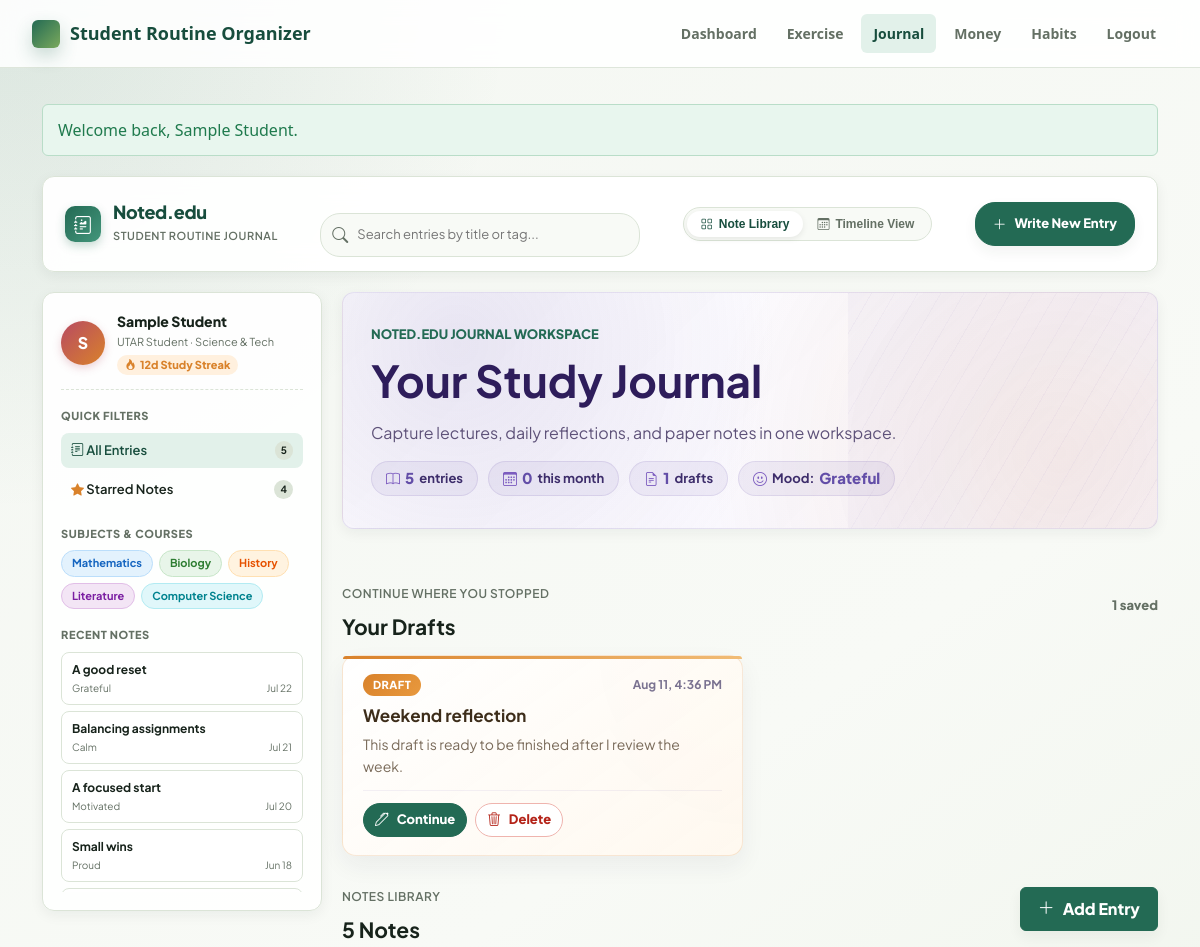
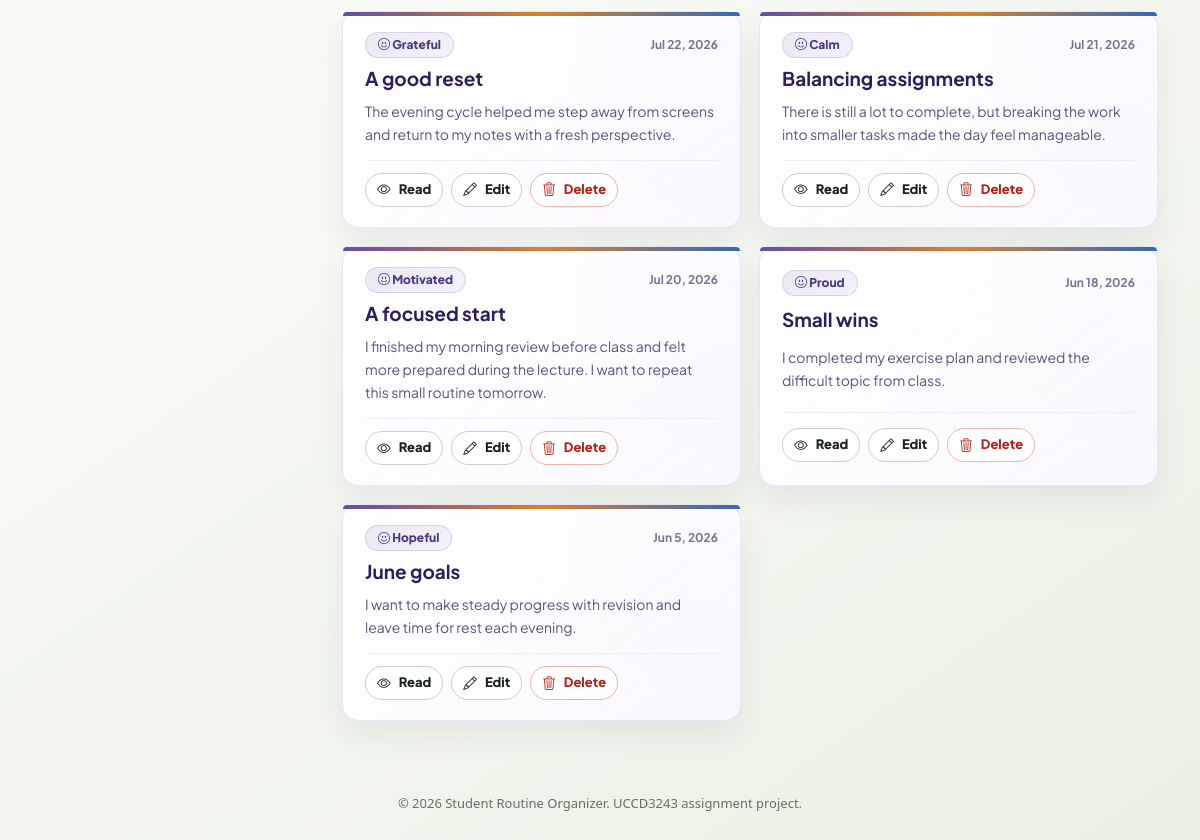
Page /modules/journal/index.php (signed in) on the committed database (2 pictures, top to bottom).
### tables this page shows
CREATE TABLE journal_entries (
  journal_id INT AUTO_INCREMENT PRIMARY KEY,
  user_id INT NOT NULL,
  title VARCHAR(120) NOT NULL,
  content TEXT NOT NULL,
  mood_status VARCHAR(50) NOT NULL,
  entry_date DATE NOT NULL,
  subject VARCHAR(50) NOT NULL DEFAULT 'General',
  weather VARCHAR(50) NOT NULL DEFAULT '☀️ Sunny',
  tags VARCHAR(255) NOT NULL DEFAULT '',
  paper_style VARCHAR(50) NOT NULL DEFAULT 'lined',
  starred TINYINT(1) NOT NULL DEFAULT 0,
  canvas_json MEDIUMTEXT DEFAULT NULL,
  created_at TIMESTAMP DEFAULT CURRENT_TIMESTAMP,
  updated_at TIMESTAMP DEFAULT CURRENT_TIMESTAMP ON UPDATE CURRENT_TIMESTAMP,
  CONSTRAINT fk_journal_user
    FOREIGN KEY (user_id) REFERENCES users(user_id)
    ON DELETE CASCADE,
  INDEX idx_journal_user_date (user_id, entry_date),
  INDEX idx_journal_mood (mood_status)
);

CREATE TABLE journal_drafts (
  draft_id INT AUTO_INCREMENT PRIMARY KEY,
  user_id INT NOT NULL,
  title VARCHAR(120) NOT NULL DEFAULT '',
  content TEXT NOT NULL,
  mood_status VARCHAR(50) NOT NULL DEFAULT '',
  entry_date DATE NULL,
  template_key VARCHAR(32) NOT NULL DEFAULT 'blank',
  subject VARCHAR(50) NOT NULL DEFAULT 'General',
  weather VARCHAR(50) NOT NULL DEFAULT '☀️ Sunny',
  tags VARCHAR(255) NOT NULL DEFAULT '',
  paper_style VARCHAR(50) NOT NULL DEFAULT 'lined',
  starred TINYINT(1) NOT NULL DEFAULT 0,
  canvas_json MEDIUMTEXT DEFAULT NULL,
  created_at TIMESTAMP DEFAULT CURRENT_TIMESTAMP,
  updated_at TIMESTAMP DEFAULT CURRENT_TIMESTAMP ON UPDATE CURRENT_TIMESTAMP,
  CONSTRAINT fk_journal_draft_user
    FOREIGN KEY (user_id) REFERENCES users(user_id)
    ON DELETE CASCADE,
  INDEX idx_journal_draft_user_updated (user_id, updated_at)
);

### modules/journal/index.php (the view, shortened to what the rows shown need)
<?php
require __DIR__ . '/../../config/database.php';
require __DIR__ . '/../../includes/validation.php';
require __DIR__ . '/journal_helpers.php';
$userId = (int) $_SESSION['user_id'];
$filters = journalFiltersFromRequest($_GET);
$records = [];
$drafts = [];
$pageError = null;
try {
    $connection = getDatabaseConnection();
    $drafts = journalListDraftsForUser($connection, $userId);
    $filterQuery = journalFilterQuery($filters, $userId);
    $sql = 'SELECT journal_id, title, content, mood_status, entry_date, created_at, updated_at '
        . 'FROM journal_entries WHERE ' . $filterQuery['where']
        . ' ORDER BY ' . journalOrderBy($filters['sort']);
    $stmt = $connection->prepare($sql);
    $params = $filterQuery['params'];
    journalBindParams($stmt, $filterQuery['types'], $params);
    $stmt->execute();
    $records = $stmt->get_result()->fetch_all(MYSQLI_ASSOC);
} catch (Throwable $exception) {
    logApplicationException($exception, 'journal index');
    $pageError = 'Journal entries are unavailable right now. Please check the database setup.';
}
require __DIR__ . '/../../includes/header.php';
?>
<div class="noted-app-container">
    <header class="noted-header">
        <a class="noted-brand" href="<?= BASE_URL; ?>/modules/journal/index.php">
            <div class="noted-brand-text">
                <h2>Noted.edu</h2>
            </div>
        </a>
    </header>
    <?php if ($pageError): ?>
        <div class="alert alert-error"><?= escapeOutput($pageError); ?></div>
    <?php else: ?>
        <div id="notedEditorView" class="noted-main-grid">
            <aside class="noted-sidebar">
                <div>
                    <div class="sidebar-notes-list">
                        <?php if ($records): ?>
                            <?php foreach (array_slice($records, 0, 5) as $recent): ?>
                                <a class="sidebar-note-card" href="<?= BASE_URL; ?>/modules/journal/view.php?id=<?= (int) $recent['journal_id']; ?>" style="text-decoration:none;">
                                    <span class="sidebar-note-title"><?= escapeOutput($recent['title']); ?></span>
                                    <div class="sidebar-note-meta">
                                        <span><?= escapeOutput($recent['mood_status']); ?></span>
                                        <span><?= escapeOutput(date('M j', strtotime($recent['entry_date']))); ?></span>
                                    </div>
                                </a>
                            <?php endforeach; ?>
                        <?php else: ?>
                            <span style="font-size:11px; color:var(--nj-muted);">No entries yet.</span>
                        <?php endif; ?>
                    </div>
                </div>
            </aside>
            <main style="display:flex; flex-direction:column; gap:20px;">
                <section class="journal-hero" style="border-radius:var(--nj-radius); box-shadow:var(--nj-shadow-sm);">
                    <div>
                        <h1>Your Study Journal</h1>
                    </div>
                </section>
                <?php if ($drafts): ?>
                    <section class="journal-draft-section" style="margin:0;">
                        <div class="journal-board-heading">
                            <div>
                                <h2>Your Drafts</h2>
                            </div>
                        </div>
                        <div class="journal-draft-grid">
                            <?php foreach ($drafts as $draft): ?>
                                <?php
                                $draftTitle = trim((string) $draft['title']) !== '' ? (string) $draft['title'] : 'Untitled draft';
                                $draftPreview = trim((string) $draft['content']) !== '' ? journalPreview((string) $draft['content'], 100) : 'No writing yet';
                                ?>
                                <article class="journal-draft-card">
                                    <div class="journal-card-topline">
                                        <span class="journal-draft-badge">Draft</span>
                                        <time datetime="<?= escapeOutput($draft['updated_at']); ?>"><?= escapeOutput(date('M j, g:i A', strtotime($draft['updated_at']))); ?></time>
                                    </div>
                                    <h3><?= escapeOutput($draftTitle); ?></h3>
                                    <p><?= escapeOutput($draftPreview); ?></p>
                                    <div class="journal-card-actions">
                                        <a class="button small-button primary" href="<?= BASE_URL; ?>/modules/journal/create.php?draft_id=<?= (int) $draft['draft_id']; ?>"><i class="bi bi-pen"></i> Continue</a>
                                        <a class="button small-button danger-button" href="<?= BASE_URL; ?>/modules/journal/draft_delete.php?id=<?= (int) $draft['draft_id']; ?>"><i class="bi bi-trash3"></i> Delete</a>
                                    </div>
                                </article>
                            <?php endforeach; ?>
                        </div>
                    </section>
                <?php endif; ?>
                <section>
                    <div class="journal-board-heading">
                        <div>
                            <h2><?= number_format(count($records)); ?> Note<?= count($records) === 1 ? '' : 's'; ?></h2>
                        </div>
                    </div>
                    <?php if (!$records): ?>
                        <section class="panel empty-state">
                            <h2>Your journal is ready for its first page</h2>
                            <p class="muted">Start writing using interactive paper templates, drawing tools, and AI reflection prompts.</p>
                            <a class="button primary" href="<?= BASE_URL; ?>/modules/journal/create.php">Write First Entry</a>
                        </section>
                    <?php else: ?>
                        <div class="journal-card-grid">
                            <?php foreach ($records as $record): ?>
                                <article class="journal-card">
                                    <div class="journal-card-topline">
                                        <span class="journal-mood-pill"><i class="bi bi-emoji-smile"></i> <?= escapeOutput($record['mood_status']); ?></span>
                                        <time datetime="<?= escapeOutput($record['entry_date']); ?>"><?= escapeOutput(date('M j, Y', strtotime($record['entry_date']))); ?></time>
                                    </div>
                                    <h2><a href="<?= BASE_URL; ?>/modules/journal/view.php?id=<?= (int) $record['journal_id']; ?>"><?= escapeOutput($record['title']); ?></a></h2>
                                    <p class="journal-preview"><?= escapeOutput(journalPreview($record['content'])); ?></p>
                                    <div class="journal-card-actions">
                                        <a class="button small-button" href="<?= BASE_URL; ?>/modules/journal/view.php?id=<?= (int) $record['journal_id']; ?>"><i class="bi bi-eye"></i> Read</a>
                                        <a class="button small-button" href="<?= BASE_URL; ?>/modules/journal/edit.php?id=<?= (int) $record['journal_id']; ?>"><i class="bi bi-pencil"></i> Edit</a>
                                        <a class="button small-button danger-button" href="<?= BASE_URL; ?>/modules/journal/delete.php?id=<?= (int) $record['journal_id']; ?>"><i class="bi bi-trash3"></i> Delete</a>
                                    </div>
                                </article>
                            <?php endforeach; ?>
                        </div>
                    <?php endif; ?>
                </section>
            </main>
        </div>
    <?php endif; ?>
</div>
<?php require __DIR__ . '/../../includes/footer.php'; ?>

### rows in the picture
journal_entries: title "A good reset", mood_status "Grateful", entry_date "Jul 22", entry_date "Jul 22, 2026", content "The evening cycle helped me step away from screens and return to my notes with a fresh perspective."
journal_entries: title "Balancing assignments", mood_status "Calm", entry_date "Jul 21", entry_date "Jul 21, 2026", content "There is still a lot to complete, but breaking the work into smaller tasks made the day feel manageable."
journal_entries: title "A focused start", mood_status "Motivated", entry_date "Jul 20", entry_date "Jul 20, 2026", content "I finished my morning review before class and felt more prepared during the lecture. I want to repeat this small routine tomorrow."
journal_entries: title "Small wins", mood_status "Proud", entry_date "Jun 18", entry_date "Jun 18, 2026", content "I completed my exercise plan and reviewed the difficult topic from class."
journal_drafts: updated_at "Aug 11, 4:36 PM", title "Weekend reflection", content "This draft is ready to be finished after I review the week."
journal_entries: mood_status "Hopeful", entry_date "Jun 5, 2026", title "June goals", content "I want to make steady progress with revision and leave time for rest each evening."

### other values in the picture
APP_NAME "Student Routine Organizer"
escapeOutput($label) "Dashboard"
escapeOutput($label) "Exercise"
escapeOutput($label) "Journal"
escapeOutput($label) "Money"
escapeOutput($label) "Habits"
$message "Welcome back, Sample Student."
substr($userName, 0, 1) "S"
escapeOutput($userName) "Sample Student"
$summary['total'] "5"
$summary['this_month'] "0"
count($drafts) "1"
escapeOutput($summary['latest_mood']) "Grateful"
count($records) "5"
